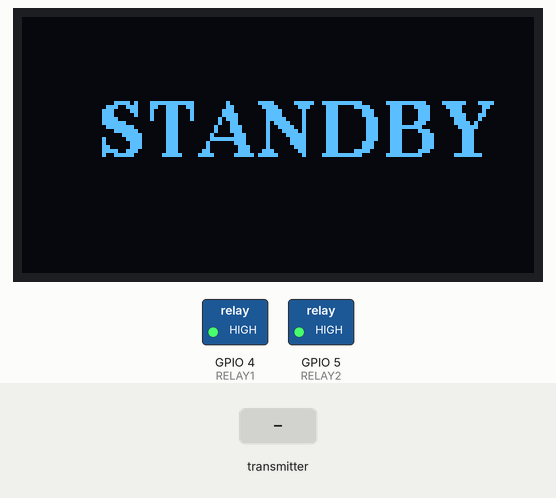
Recording of a sketch running on a simulated ESP32. On the bench: 128×64 one-colour display, switched loads named in the sketch (green lamp = pin HIGH). The inputs (shaded band) are chosen by the test bench. The OLED is the two-colour kind (top 16 rows yellow); what the sketch prints to the serial monitor is not drawn.

Above: at 1.2 s.
1.3 s: the transmitter starts sending bpm = 0
At 2.1 s:
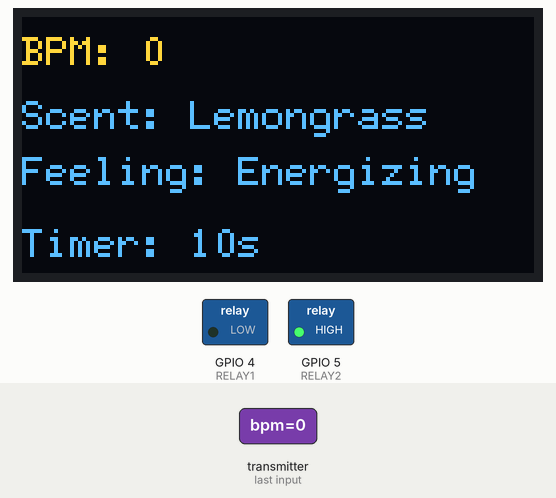
At 3.1 s:
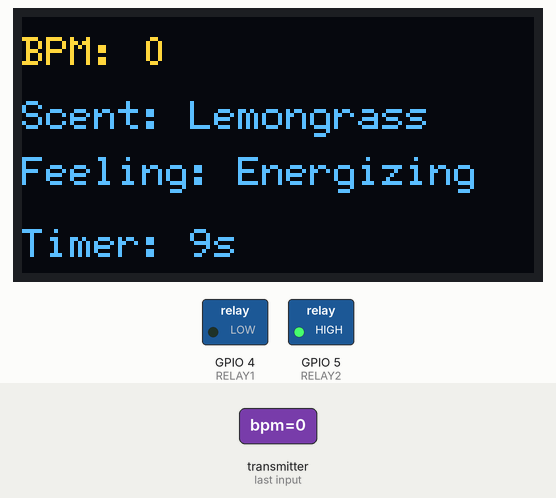
Timing chart, 0 to 4.6 s (numbered marks = the images above; inputs shaded):
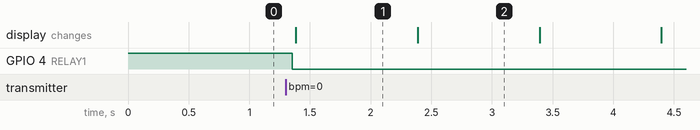

The sketch:

FINAL_WORKING_RECEIVER.ino
```cpp
#include <WiFi.h>
#include <esp_now.h>
#include <U8g2lib.h>

// OLED
U8G2_SH1106_128X64_NONAME_F_HW_I2C u8g2(
  U8G2_R0,
  U8X8_PIN_NONE,
  25,
  26
);

// Relays (ACTIVE LOW)
#define RELAY1 4   // Lemongrass
#define RELAY2 5   // Japanese Rose

typedef struct {
  int bpm;   // MUST match sender
} Message;

Message incoming;

int bpmValue = 0;
int mode = 0;

bool running = false;
unsigned long startTime = 0;

// ---------------- OLED ----------------

void standbyScreen() {
  u8g2.clearBuffer();
  u8g2.setFont(u8g2_font_ncenB14_tr);
  u8g2.drawStr(20, 35, "STANDBY");
  u8g2.sendBuffer();
}

void drawScreen(int timer) {

  u8g2.clearBuffer();
  u8g2.setFont(u8g2_font_6x12_tr);

  u8g2.setCursor(0, 12);
  u8g2.print("BPM: ");
  u8g2.print(bpmValue);

  if (mode == 0) {

    u8g2.setCursor(0, 28);
    u8g2.print("Scent: Lemongrass");

    u8g2.setCursor(0, 42);
    u8g2.print("Feeling: Energizing");

  } else {

    u8g2.setCursor(0, 28);
    u8g2.print("Scent: Japanese Rose");

    u8g2.setCursor(0, 42);
    u8g2.print("Feeling: Calming");
  }

  u8g2.setCursor(0, 60);
  u8g2.print("Timer: ");
  u8g2.print(timer);
  u8g2.print("s");

  u8g2.sendBuffer();
}

// ---------------- ESP-NOW ----------------

void onReceive(const esp_now_recv_info_t *info,
               const uint8_t *data,
               int len) {

  // Ignore packets while timer is active
  if (running) return;

  memcpy(&incoming, data, sizeof(incoming));

  bpmValue = incoming.bpm;

  Serial.print("Received BPM: ");
  Serial.println(bpmValue);

  // BPM > 100 = Rose
  // BPM <= 100 = Lemongrass
  mode = (bpmValue > 100) ? 1 : 0;

  // Turn both OFF first
  digitalWrite(RELAY1, HIGH);
  digitalWrite(RELAY2, HIGH);

  delay(50);

  if (mode == 0) {

    Serial.println("Lemongrass ON");
    digitalWrite(RELAY1, LOW);

  } else {

    Serial.println("Japanese Rose ON");
    digitalWrite(RELAY2, LOW);
  }

  startTime = millis();
  running = true;
}

// ---------------- SETUP ----------------

void setup() {

  Serial.begin(115200);

  pinMode(RELAY1, OUTPUT);
  pinMode(RELAY2, OUTPUT);

  // Both OFF
  digitalWrite(RELAY1, HIGH);
  digitalWrite(RELAY2, HIGH);

  u8g2.begin();
  standbyScreen();

  WiFi.mode(WIFI_STA);

  if (esp_now_init() != ESP_OK) {
    Serial.println("ESP-NOW Init Failed");
    return;
  }

  esp_now_register_recv_cb(onReceive);

  Serial.println("Receiver Ready");
}

// ---------------- LOOP ----------------

void loop() {

  if (running) {

    int elapsed = (millis() - startTime) / 1000;
    int remaining = 10 - elapsed;

    if (remaining <= 0) {

      Serial.println("Turning everything OFF");

      digitalWrite(RELAY1, HIGH);
      digitalWrite(RELAY2, HIGH);

      running = false;

      standbyScreen();

    } else {

      drawScreen(remaining);
    }
  }

  delay(100);
}
```

Measured:
- after the input at 1.3 s, GPIO 4 (RELAY1): HIGH → LOW after 0.06 s; the display: changes after 0.08 s (image 1)
- what the display in image 1 shows lasts 1.0 s, from 1.4 s to 2.4 s
